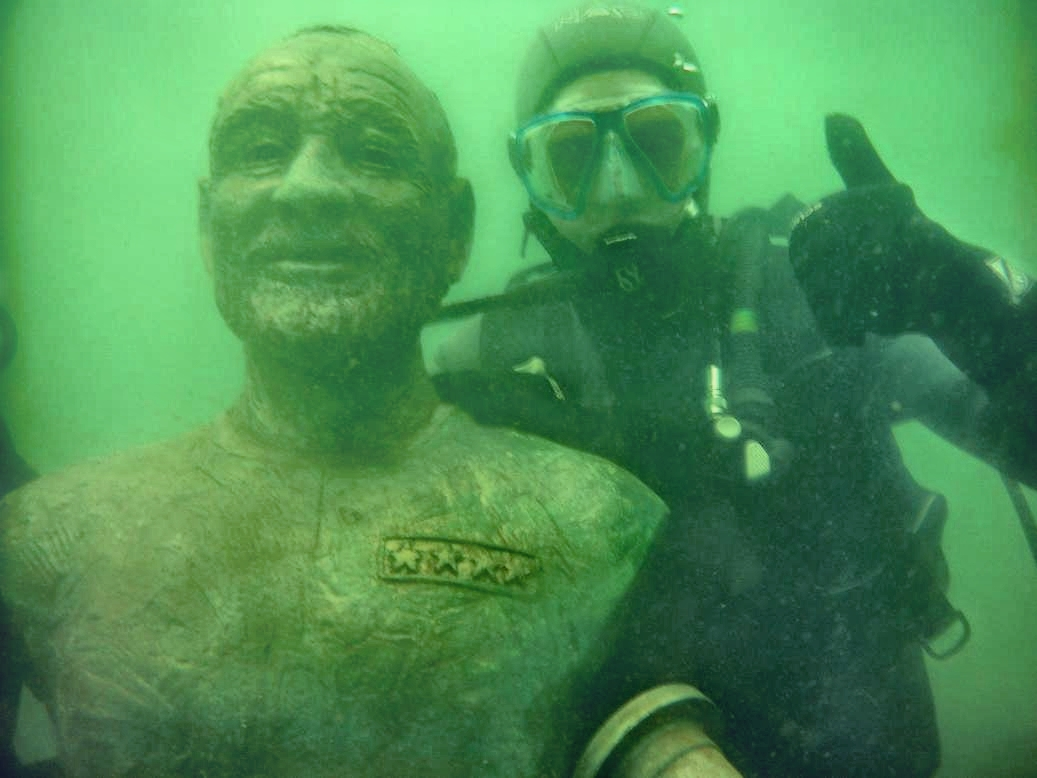
#> input picture dataset/fusion_chef.jpg, 1037 x 778 px
$ python -i blending_clahe.py   (imports and definitions only)
#> lines starting #> are read from the running program, lines starting #| are printed output that depends on the picture
#> further down, picture is the input picture: shape (778, 1037, 3); mean B, G, R 83.4, 142.6, 74.8
import cv2
import numpy as np

def apply_clahe(channel):
    clahe = cv2.createCLAHE(clipLimit=2.0, tileGridSize=(8, 8))
    return clahe.apply(channel)


def percentile_stretch(channel):
    prct_min, prct_max = np.percentile(channel, (1, 99))
    stretched = np.clip((channel - prct_min) * 255.0 / (prct_max - prct_min), 0, 255)
    return stretched.astype(np.uint8)

#===================
#this blending only uses clahe and percentile dr paper garg2018

def blending_clahe_percentile(image):
    # Convert the image from RGB to HSV
    hsv_image = cv2.cvtColor(image, cv2.COLOR_BGR2HSV)

    # Split the image into its respective channels
    h, s, v = cv2.split(hsv_image)

    # Apply CLAHE to H, S, and V channels
    h_clahe = apply_clahe(h)
    s_clahe = apply_clahe(s)
    v_clahe = apply_clahe(v)

    # Merge the CLAHE enhanced channels back together
    hsv_clahe = cv2.merge((h_clahe, s_clahe, v_clahe))

    # Convert the HSV image back to RGB
    rgb_clahe = cv2.cvtColor(hsv_clahe, cv2.COLOR_HSV2BGR)

    # Split the image into R, G, and B channels
    r, g, b = cv2.split(image)

    # Apply percentile stretching to R, G, and B channels
    r_stretch = percentile_stretch(r)
    g_stretch = percentile_stretch(g)
    b_stretch = percentile_stretch(b)

    # Merge the stretched channels back together
    rgb_stretch = cv2.merge((r_stretch, g_stretch, b_stretch))

    # Combine the CLAHE and percentile stretched images
    blended_image = cv2.addWeighted(rgb_clahe, 0.5, rgb_stretch, 0.5, 0)

    return blended_image


#====================================
#this blending uses clahe, percentile, gamma correction and sharpen image purposed

def gamma_correction(image, gamma=1.0):
    """
    Apply gamma correction to the image.
    """
    inv_gamma = 1.0 / gamma
    table = np.array([((i / 255.0) ** inv_gamma) * 255 for i in range(256)]).astype("uint8")
    return cv2.LUT(image, table)

def sharpen_image(image):
    """
    Apply sharpening to the image.
    """
    kernel = np.array([[0, -1, 0],
                       [-1, 5, -1],
                       [0, -1, 0]])
    return cv2.filter2D(image, -1, kernel)

def blending_sharpen_clahe_percentile(image):
    """
    Enhance the underwater image using CLAHE, percentile stretching, gamma correction, and sharpening.
    """
    if image is None:
        raise ValueError("Image not loaded properly.")

    # Ensure the image is in RGB format
    if len(image.shape) == 2:  # Grayscale image
        image = cv2.cvtColor(image, cv2.COLOR_GRAY2BGR)
    elif image.shape[2] == 4:  # RGBA image
        image = cv2.cvtColor(image, cv2.COLOR_BGRA2BGR)
    elif image.shape[2] != 3:
        raise ValueError("Unexpected number of channels in the image.")

    # Convert the image from RGB to HSV
    hsv_image = cv2.cvtColor(image, cv2.COLOR_BGR2HSV)
#> hsv_image: shape (778, 1037, 3); mean H, S, V 64.4, 134, 142.6

    # Split the image into its respective channels
    h, s, v = cv2.split(hsv_image)

    # Apply CLAHE to H, S, and V channels
    h_clahe = apply_clahe(h)
    s_clahe = apply_clahe(s)
    v_clahe = apply_clahe(v)

    # Merge the CLAHE enhanced channels back together
    hsv_clahe = cv2.merge((h_clahe, s_clahe, v_clahe))
#> hsv_clahe: shape (778, 1037, 3); mean H, S, V 75.8, 127.6, 137.3

    # Convert the HSV image back to RGB
    rgb_clahe = cv2.cvtColor(hsv_clahe, cv2.COLOR_HSV2BGR)

    # Split the original image into R, G, and B channels
    r, g, b = cv2.split(image)
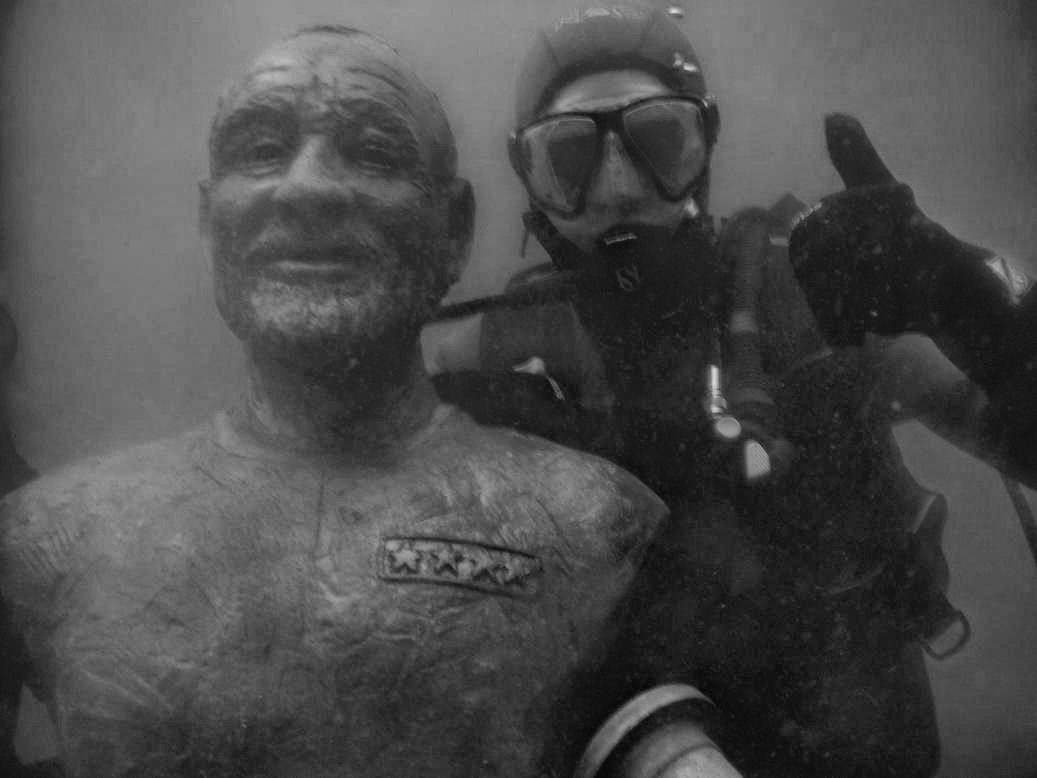
#> b: shape (778, 1037); min 4, max 218, mean 74.8

    # Apply percentile stretching to R, G, and B channels
    r_stretch = percentile_stretch(r)
#> in percentile_stretch, `prct_min, prct_max = np.percentile(channel, (1, 99))`: prct_min = 34; prct_max = 156
#> in percentile_stretch, `stretched = np.clip((channel - prct_min) * 255.0 / (prct_max - prct_mi..`:
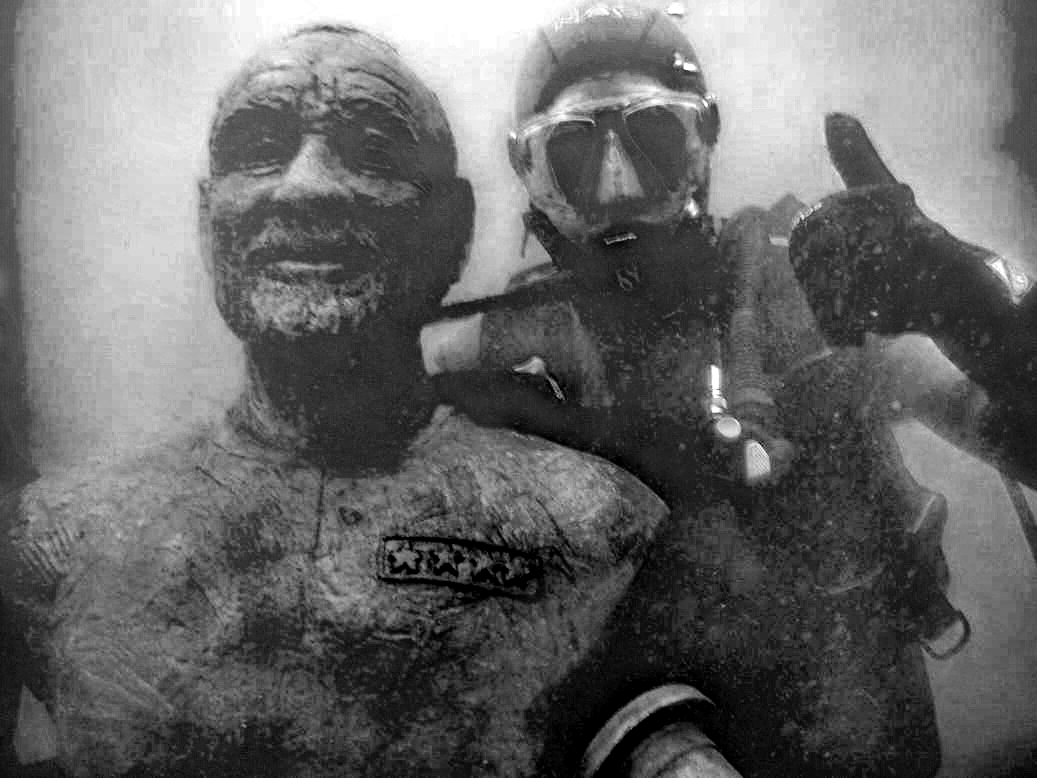
#> stretched: shape (778, 1037) float64; min 0, max 255, mean 103.3
    g_stretch = percentile_stretch(g)
#> in percentile_stretch (call 2), `prct_min, prct_max = np.percentile(channel, (1, 99))`: prct_min = 51; prct_max = 242
#> in percentile_stretch (call 2), `stretched = np.clip((channel - prct_min) * 255.0 / (prct_max - prct_mi..`:
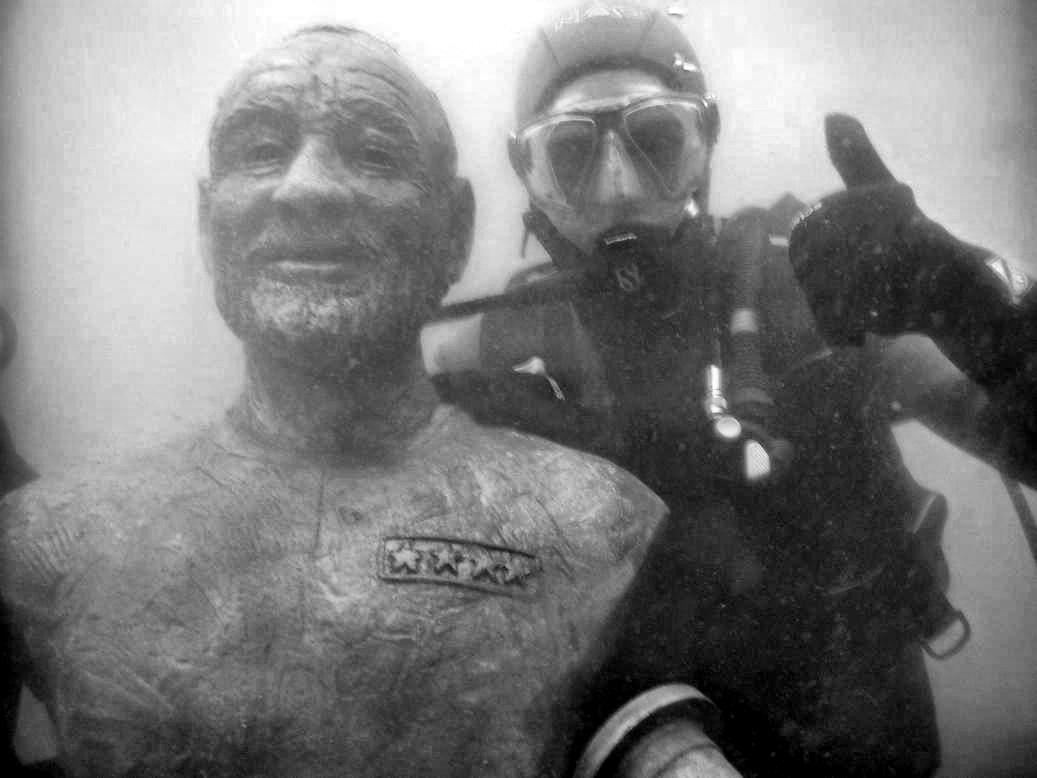
#> stretched: shape (778, 1037) float64; min 0, max 255, mean 122.3
    b_stretch = percentile_stretch(b)

    # Merge the stretched channels back together
    rgb_stretch = cv2.merge((r_stretch, g_stretch, b_stretch))
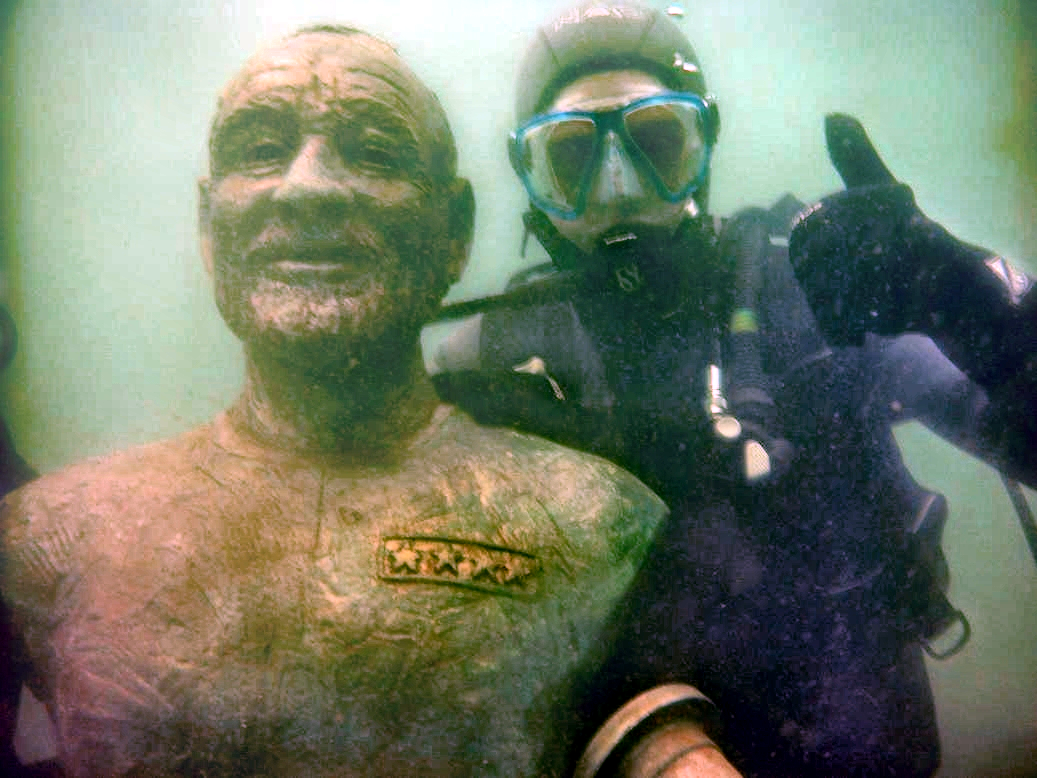
#> rgb_stretch: shape (778, 1037, 3); mean B, G, R 102.8, 121.8, 112.6

    # Apply gamma correction to both CLAHE and percentile stretched images
    rgb_clahe_gamma = gamma_correction(rgb_clahe, gamma=1.2)
    rgb_stretch_gamma = gamma_correction(rgb_stretch, gamma=1.2)

    # Blend the CLAHE and percentile stretched images with adaptive weights
    weight_clahe = np.mean(cv2.cvtColor(rgb_clahe_gamma, cv2.COLOR_BGR2GRAY)) / 255.0
#> weight_clahe = 0.501
    weight_stretch = 1.0 - weight_clahe
#> weight_stretch = 0.499
    blended_image = cv2.addWeighted(rgb_clahe_gamma, weight_clahe, rgb_stretch_gamma, weight_stretch, 0)
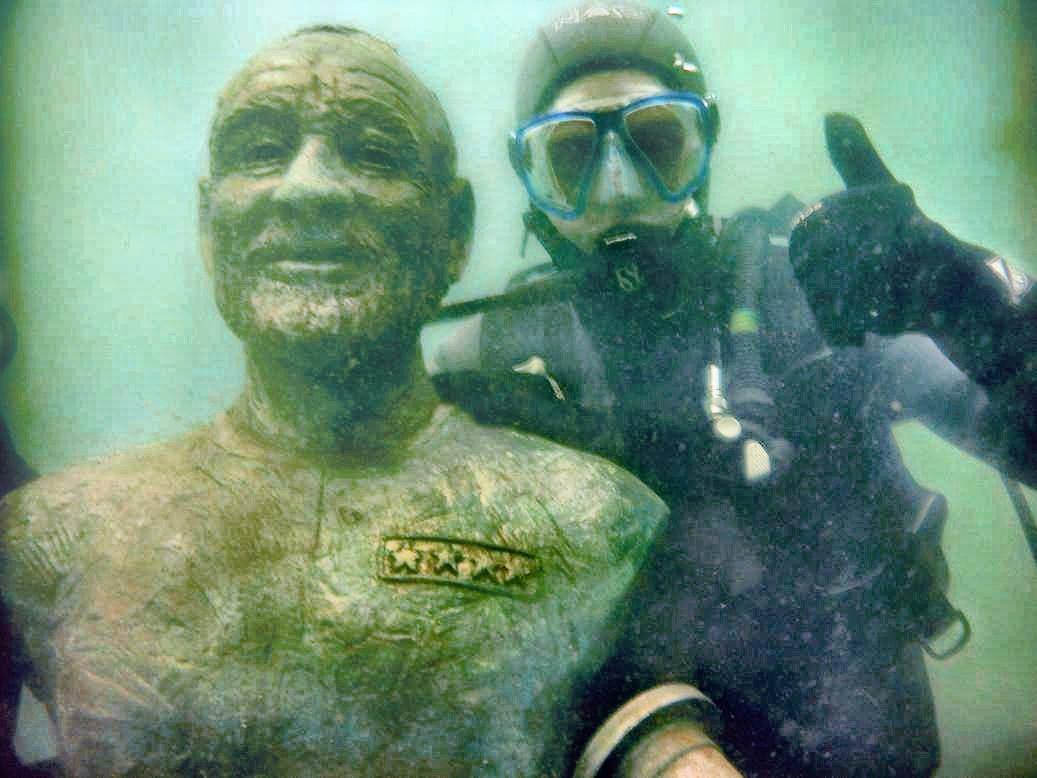
#> blended_image: shape (778, 1037, 3); mean B, G, R 118, 141.1, 107.3

    # Apply sharpening to the blended image
    final_image = sharpen_image(blended_image)

    return final_image

>>> import cv2
>>> picture = cv2.imread('../dataset/fusion_chef.jpg')
>>> result = blending_sharpen_clahe_percentile(picture)

$ run again, on dataset/image-1.jpg
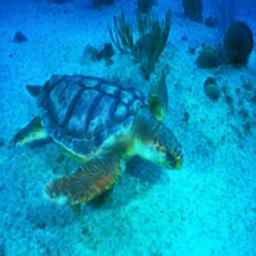
#> input picture dataset/image-1.jpg, 256 x 256 px
#> picture is the input picture: shape (256, 256, 3); mean B, G, R 189.1, 146.4, 8.8
#> hsv_image: shape (256, 256, 3); mean H, S, V 96.9, 241.8, 189.9
#> hsv_clahe: shape (256, 256, 3); mean H, S, V 108.8, 226.4, 166.8
#> prct_min = 67; prct_max = 253
#> in blending_sharpen_clahe_percentile, `rgb_stretch = cv2.merge((r_stretch, g_stretch, b_stretch))`:
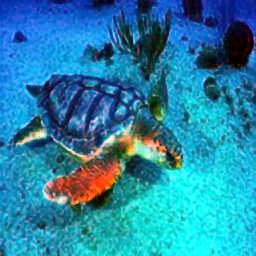
#> rgb_stretch: shape (256, 256, 3); mean B, G, R 167, 133, 37.7
#> weight_clahe = 0.319
#> weight_stretch = 0.681
#> in sharpen_image, `return cv2.filter2D(image, -1, kernel)`:
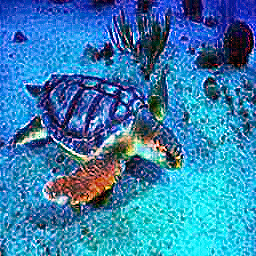
#> returned value: shape (256, 256, 3); mean of channels 0, 1, 2 175.6, 127.7, 52.9; drawn as B, G, R

$ run again, on dataset/image-2.jpg
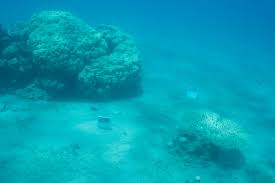
#> input picture dataset/image-2.jpg, 275 x 183 px
#> picture is the input picture: shape (183, 275, 3); mean B, G, R 178.6, 157.5, 3.4
#> hsv_image: shape (183, 275, 3); mean H, S, V 93.6, 250.5, 178.7
#> hsv_clahe: shape (183, 275, 3); mean H, S, V 96.7, 245.2, 174.4
#> prct_min = 111; prct_max = 215
#> prct_min = 87; prct_max = 209
#> in percentile_stretch (call 2), `stretched = np.clip((channel - prct_min) * 255.0 / (prct_max - prct_mi..`:
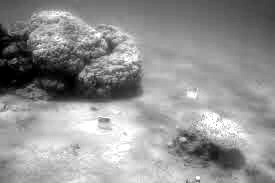
#> stretched: shape (183, 275) float64; min 0, max 255, mean 147.3
#> weight_clahe = 0.441
#> weight_stretch = 0.559
#> in sharpen_image, `return cv2.filter2D(image, -1, kernel)`:
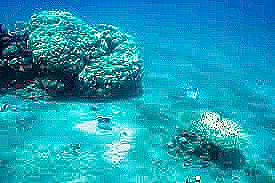
#> returned value: shape (183, 275, 3); mean of channels 0, 1, 2 178.6, 154.3, 25.8; drawn as B, G, R

$ run again, on dataset/image-5.jpg
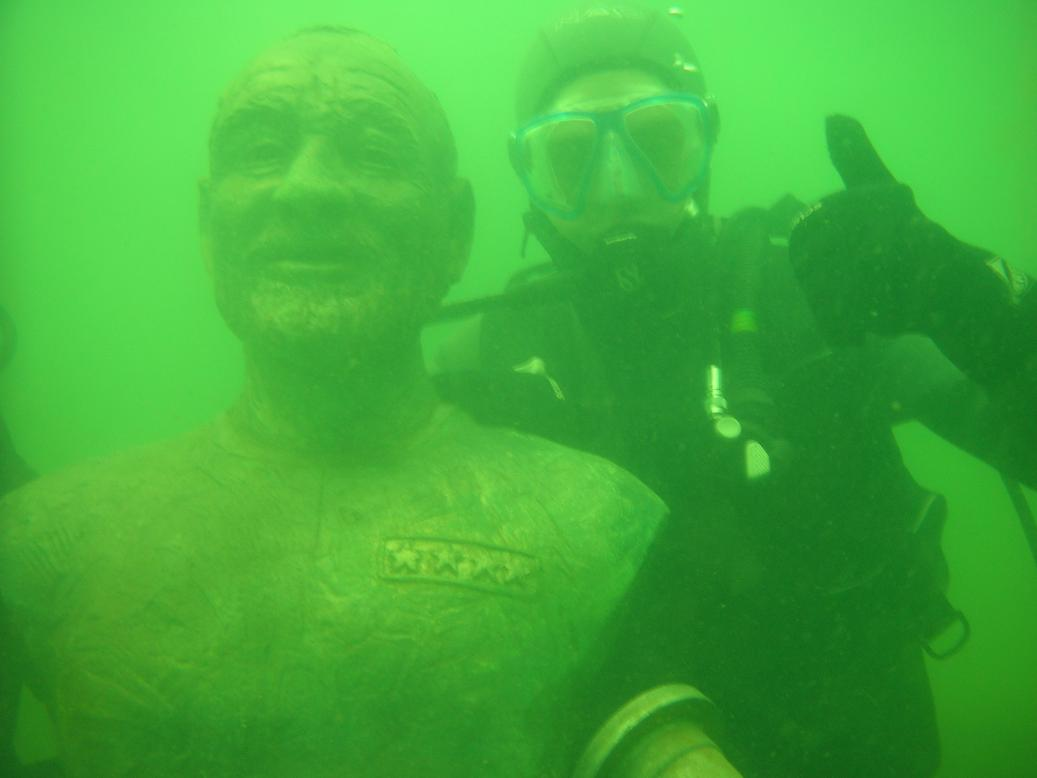
#> input picture dataset/image-5.jpg, 1037 x 778 px
#> picture is the input picture: shape (778, 1037, 3); mean B, G, R 57, 172.2, 64.9
#> hsv_image: shape (778, 1037, 3); mean H, S, V 58.2, 177.3, 172.2
#> hsv_clahe: shape (778, 1037, 3); mean H, S, V 65.6, 168.8, 158.5
#> prct_min = 21; prct_max = 108
#> in blending_sharpen_clahe_percentile, `rgb_stretch = cv2.merge((r_stretch, g_stretch, b_stretch))`:
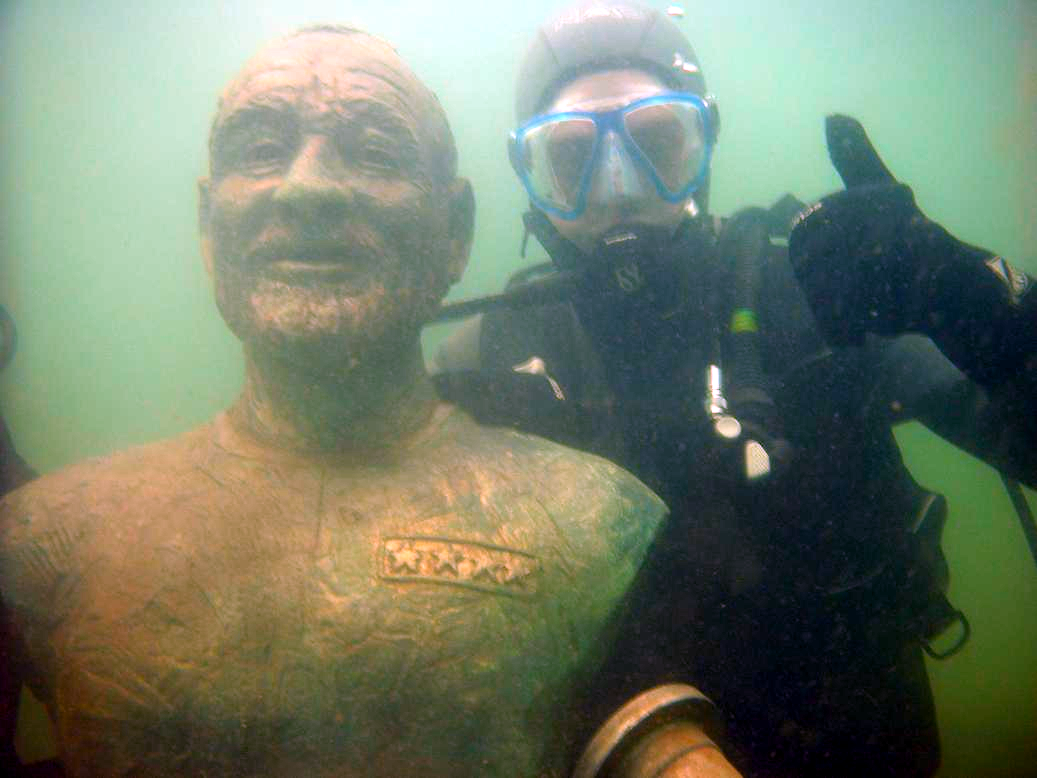
#> rgb_stretch: shape (778, 1037, 3); mean B, G, R 105, 124.8, 113.6
#> weight_clahe = 0.518
#> weight_stretch = 0.482
#> in blending_sharpen_clahe_percentile, `blended_image = cv2.addWeighted(rgb_clahe_gamma, weight_clahe, rgb_str..`:
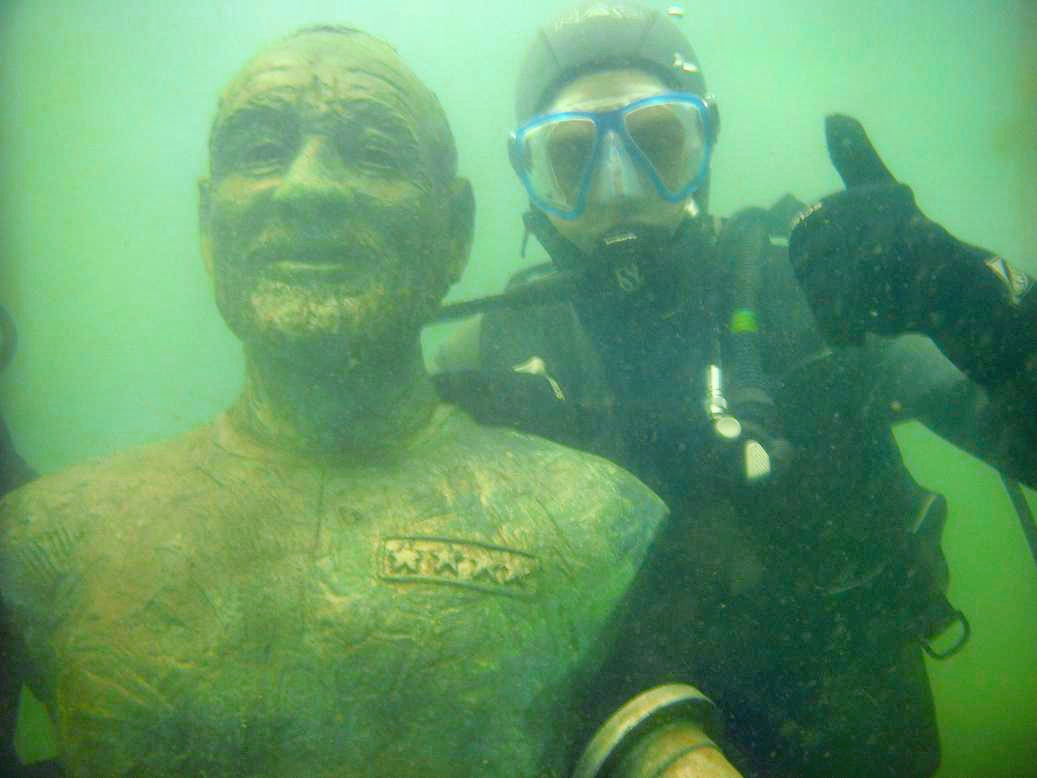
#> blended_image: shape (778, 1037, 3); mean B, G, R 103.8, 153.9, 98.4
